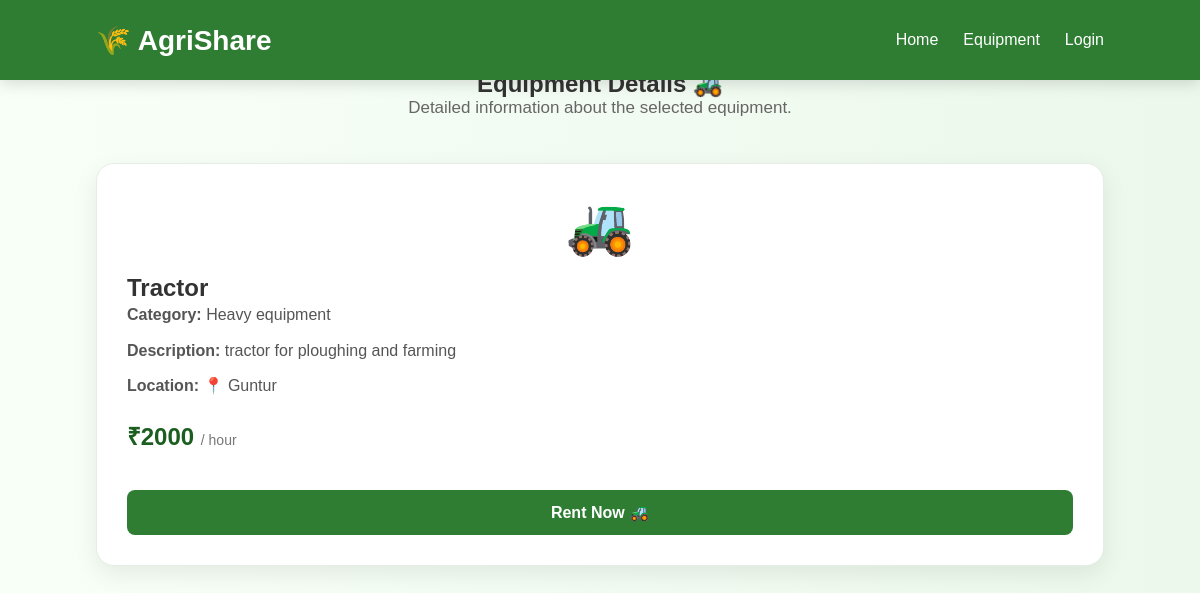
The app's page /equipment/Tractor with its own data.
### tables this page shows
CREATE TABLE equipment(
        id INTEGER PRIMARY KEY AUTOINCREMENT,
        name TEXT,
        category TEXT,
        description TEXT,
        price INTEGER,
        location TEXT
    , owner_email TEXT);

### app.py (the view)
@app.route("/equipment/<name>")
def equipment_details(name):
    conn = sqlite3.connect("agrishare.db")
    cursor = conn.cursor()
    cursor.execute(
        "SELECT * FROM equipment WHERE LOWER(name) = LOWER(?)",
        (name,)
    )
    equipment = cursor.fetchone()
    conn.close()
    return render_template(
        "equipment_details.html",
        equipment=equipment
    )

### templates/equipment_details.html (shortened to what this page needs)
<!DOCTYPE html>
<html lang="en">
<head>
    <link rel="stylesheet"
          href="{{ url_for('static', filename='css/style.css') }}">
</head>
<body>
    <nav class="dashboard-navbar">
        <div class="dashboard-logo">
            🌾 AgriShare
        </div>
        <div class="dashboard-links">
            <a href="/">Home</a>
            <a href="/dashboard">Equipment</a>
            <a href="/login">Login</a>
        </div>
    </nav>
    <section class="equipment-section">
        <div class="section-heading">
            <h1>Equipment Details 🚜</h1>
            <p>Detailed information about the selected equipment.</p>
        </div>
        {% if equipment %}
        <div class="equipment-card">
            <div class="equipment-icon">
                🚜
            </div>
            <h2>{{ equipment[1] }}</h2>
            <p>
                <strong>Category:</strong>
                {{ equipment[2] }}
            </p>
            <p>
                <strong>Description:</strong>
                {{ equipment[3] }}
            </p>
            <p>
                <strong>Location:</strong>
                📍 {{ equipment[5] }}
            </p>
            <div class="equipment-price">
                ₹{{ equipment[4] }} <span>/ hour</span>
            </div>
            <br>
            <a href="/rent/{{ equipment[0] }}" class="rent-btn">
                Rent Now 🚜
            </a>
        </div>
        {% endif %}
    </section>
</body>
</html>

### static/css/style.css (style rules this page uses)
* { margin:0; padding:0; box-sizing:border-box; font-family:'Poppins', sans-serif; }
body { background:linear-gradient(to right,#F8FFF7,#ECF8EC); color:#333; }
.dashboard-navbar { position: fixed; top: 0; left: 0; width: 100%; height: 80px; background: #2E7D32; display: flex; justify-content: space-between; align-items: center; padding: 0 8%; box-sizing: border-box; z-index: 1000; box-shadow: 0 3px 15px rgba(0,0,0,0.15); }
.dashboard-logo { color: white; font-size: 28px; font-weight: 700; }
.dashboard-links { display: flex; align-items: center; gap: 25px; }
.dashboard-links a { color: white; text-decoration: none; font-weight: 500; transition: 0.3s; }
.equipment-section { padding: 70px 8%; }
.section-heading { text-align: center; margin-bottom: 45px; }
.section-heading p { color: #666; font-size: 17px; }
.equipment-card { background: white; padding: 30px; border-radius: 18px; box-shadow: 0 8px 25px rgba(0,0,0,0.08); transition: 0.3s; border: 1px solid #e5eee5; }
.equipment-icon { font-size: 55px; text-align: center; margin-bottom: 15px; }
.equipment-card p { color: #555; line-height: 1.6; margin-bottom: 10px; }
.equipment-price { color: #1B5E20; font-size: 24px; font-weight: 700; margin: 20px 0; }
.equipment-price span { font-size: 14px; color: #777; font-weight: normal; }
.rent-btn { display: block; text-align: center; background: #2E7D32; color: white; text-decoration: none; padding: 13px; border-radius: 8px; font-weight: 600; transition: 0.3s; }

### records on screen
equipment: name "Tractor", category "Heavy equipment", description "tractor for ploughing and farming", location "Guntur", price "2000"
